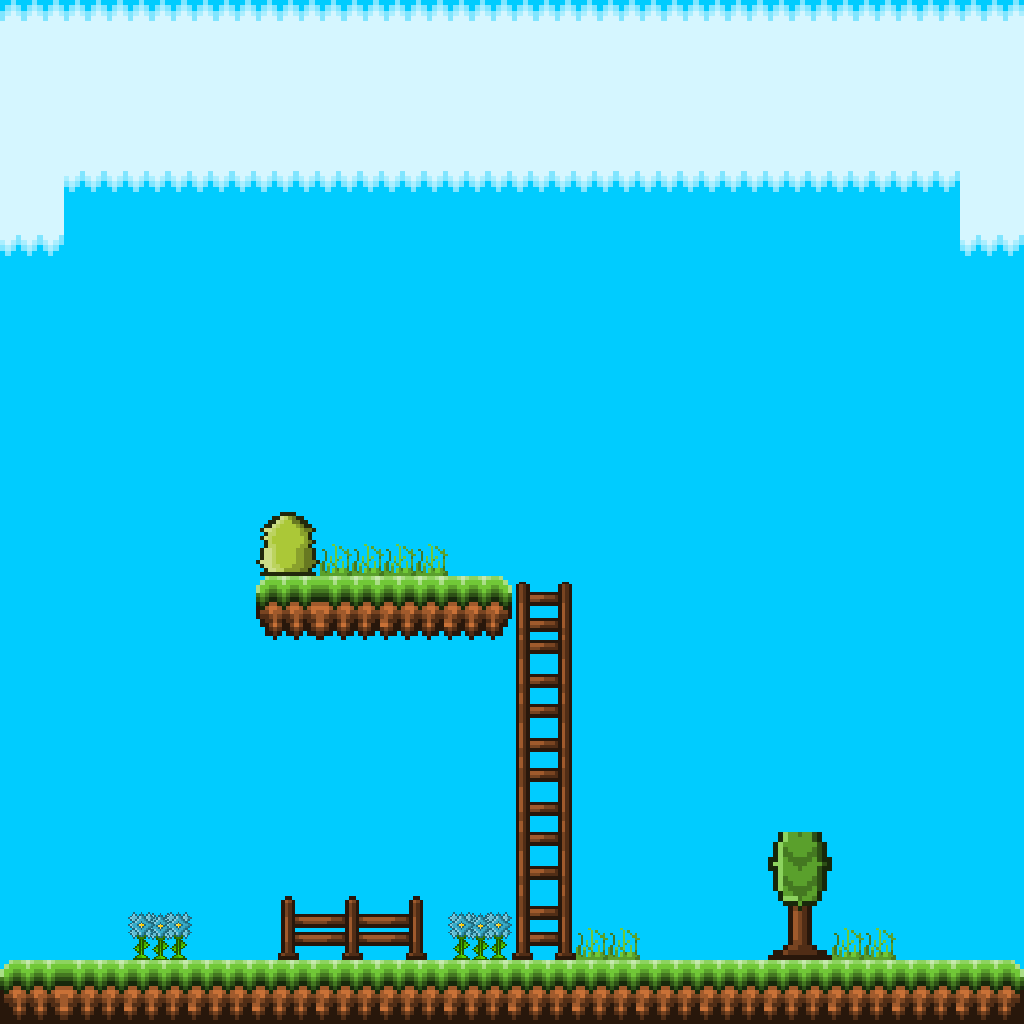

Below is a game level as drawn by its tile map, then a one-line description and the .tmx that defines it (tile-layer data replaced by summaries):
An orthogonal 16x16 tile map with 64x64 px tiles, 4 tile layers (Backdrop, Far, Middle, Near).

<map version="1.5" tiledversion="1.7.0" orientation="orthogonal" renderorder="right-down" width="16" height="16" tilewidth="64" tileheight="64" infinite="0" nextlayerid="5" nextobjectid="1">
 <tileset firstgid="1" source="../tilesets/platform.tsx" />
 <layer id="4" name="Backdrop" width="16" height="16">
  <data>[256 cells, 256 non-empty, 4 distinct tile ids]</data>
 </layer>
 <layer id="2" name="Far" width="16" height="16">
  <data>[256 cells, 9 non-empty, 6 distinct tile ids]</data>
 </layer>
 <layer id="1" name="Middle" width="16" height="16">
  <data>[256 cells, 20 non-empty, 6 distinct tile ids]</data>
 </layer>
 <layer id="3" name="Near" width="16" height="16">
  <data>[256 cells, 9 non-empty, 5 distinct tile ids]</data>
 </layer>
</map>
